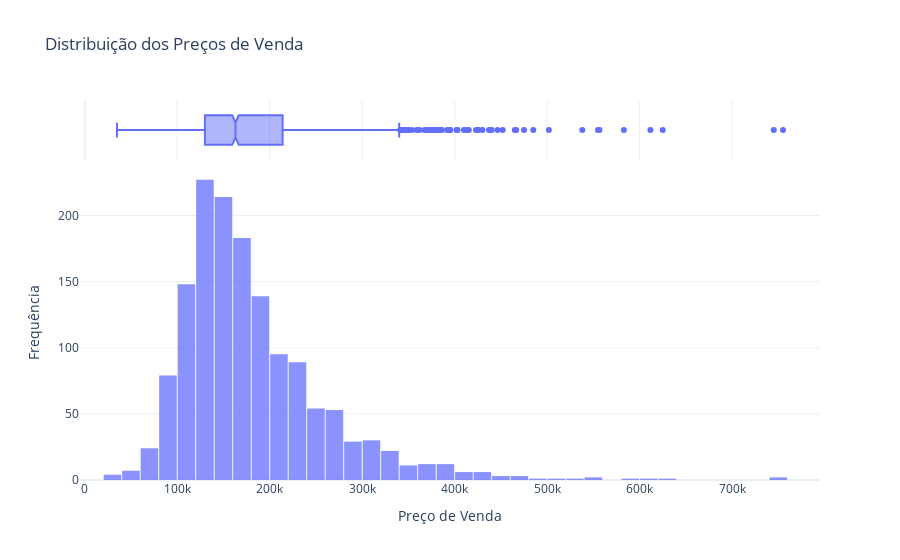

Notebook source saved alongside this figure:
### Code cell
# Histograma interativo
fig = px.histogram(df, x='SalePrice', nbins=50, title='Distribuição dos Preços de Venda', 
                   marginal='box', opacity=0.75)

fig.update_layout(
    xaxis_title='Preço de Venda',
    yaxis_title='Frequência',
    bargap=0.05,
    template='plotly_white'
)

# Salvar como imagem
pio.write_image(fig, '../reports/figures/saleprice_distribution.png', width=800, height=500)
fig.show()

### Figure 1 — Plotly figure (JSON) as saved in the notebook; plotly's stock layout.template omitted (floating-point values rounded to 4 significant figures; data arrays with more than 128 entries replaced by an {"elided": "..."} marker saying what was removed)
{"data": [{"bingroup": "x", "hovertemplate": "SalePrice=%{x}<br>count=%{y}<extra></extra>", "legendgroup": "", "marker": {"color": "#636efa", "opacity": 0.75, "pattern": {"shape": ""}}, "name": "", "nbinsx": 50, "orientation": "v", "showlegend": false, "type": "histogram", "x": {"elided": "1460 int values"}, "xaxis": "x", "yaxis": "y"}, {"hovertemplate": "SalePrice=%{x}<extra></extra>", "legendgroup": "", "marker": {"color": "#636efa"}, "name": "", "notched": true, "showlegend": false, "type": "box", "x": {"elided": "1460 int values"}, "xaxis": "x2", "yaxis": "y2"}], "layout": {"bargap": 0.05, "barmode": "relative", "legend": {"tracegroupgap": 0}, "title": {"text": "Distribuição dos Preços de Venda"}, "xaxis": {"anchor": "y", "domain": [0, 1], "title": {"text": "Preço de Venda"}}, "xaxis2": {"anchor": "y2", "domain": [0, 1], "matches": "x", "showgrid": true, "showticklabels": false}, "yaxis": {"anchor": "x", "domain": [0, 0.8316], "title": {"text": "Frequência"}}, "yaxis2": {"anchor": "x2", "domain": [0.8416, 1], "matches": "y2", "showgrid": false, "showline": false, "showticklabels": false, "ticks": ""}}}
